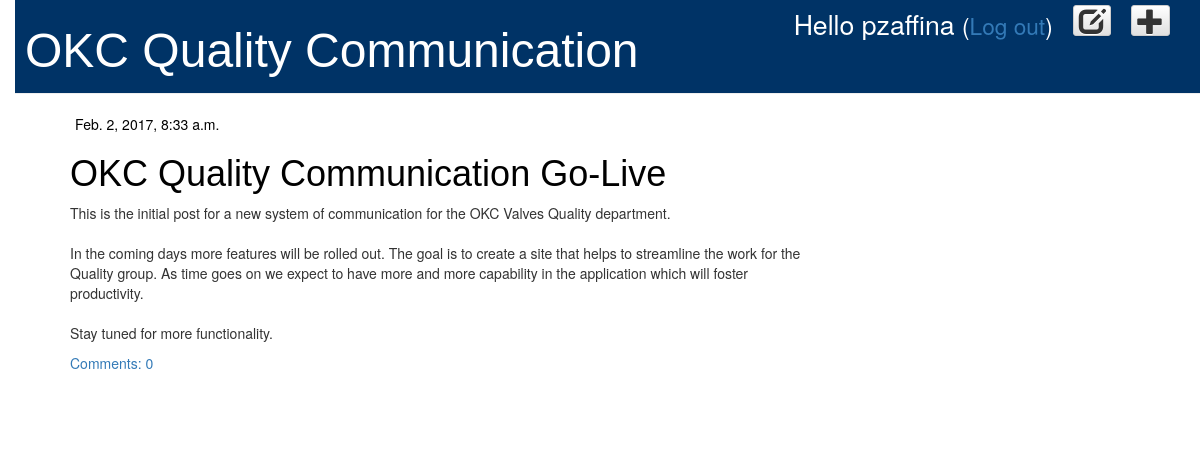
Screenshot of /blog/ (signed in) with the database file from the repository.
### blog/models.py (models this page shows, shortened)
class Post(models.Model):
    author = models.ForeignKey('auth.User')
    title = models.CharField(max_length=200)
    text = models.TextField()
    created_date = models.DateTimeField(default=timezone.now)
    published_date = models.DateTimeField(blank=True, null=True)
    def approved_comments(self):
        return self.comments.filter(approved_comment=True)

### blog/views.py (the view)
# urls.py: url(r'^blog/$', views.post_list, name='post_list'),
def post_list(request):
    posts = Post.objects.filter(published_date__lte=timezone.now()).order_by('published_date')
    return render(request, 'blog/post_list.html', {'posts': posts})

### blog/templates/blog/post_list.html
{% extends 'blog/base.html' %}
{% block content %}
    {% for post in posts %}
        <div class="post">
            <div class="date">
                {{ post.published_date }}
            </div>
            <h1><a href="{% url 'post_detail' pk=post.pk %}">{{ post.title }}</a></h1>
            <p>{{ post.text|linebreaksbr }}</p>
            <a href="{% url 'post_detail' pk=post.pk %}">Comments: {{ post.approved_comments.count }}</a>
        </div>
    {% endfor %}
{% endblock %}

### blog/templates/blog/base.html (shortened to what this page needs)
{% load staticfiles %}
<html>
    <head>
        <link rel="stylesheet" href="//maxcdn.bootstrapcdn.com/bootstrap/3.2.0/css/bootstrap.min.css">
        <link rel="stylesheet" href="//maxcdn.bootstrapcdn.com/bootstrap/3.2.0/css/bootstrap-theme.min.css">
        <link rel="stylesheet" href="{% static 'css/blog.css' %}">
    </head>
    <body>
        <div class="page-header">
            {% if user.is_authenticated %}
                <a class="top-menu btn btn-xs btn-default" href="{% url 'post_new' %}"><span class="glyphicon glyphicon-plus"></span></a>
                <a class="top-menu btn btn-xs btn-default" href="{% url 'post_draft_list' %}" ><span class="glyphicon glyphicon-edit"></span></a>
                <p class="top-menu greeting">Hello {{ user.username }} <small>(<a href="{% url 'logout' %}">Log out</a>)</small></p>
            {% else %}
                <a class="top-menu btn btn-xs btn-default" href="{% url 'login' %}" ><span class="glyphicon glyphicon-edit"></span></a>
            {% endif %}
            <h1><a href="/">OKC Quality Communication</a></h1>
        </div>
        <div class="content container">
            <div class="row">
                <div class="col-md-8">
                    {% block content %}
                    {% endblock %}
                </div>
            </div>
        </div>
    </body>
</html>

### default/static/css0/blog.css (style rules this page uses)
h1 a { color: #000000; font-family: sans-serif; }
body { padding-left: 15px; }
.page-header { background-color: #003366; margin-top: 0; padding: 5px 10px 5px 10px; }
.page-header h1, .page-header h1 a, .page-header h1 a:visited, .page-header h1 a:active { color: #ffffff; font-size: 36pt; text-decoration: none; }
.content { margin-left: 40px; }
h1, h2, h3, h4 { font-family: sans-serif; }
.date { color: #000000; padding: 0px 0px 0px 5px; }
.top-menu, .top-menu:hover, .top-menu:visited { color: #333; float: right; font-size: 20pt; margin-right: 20px; }
.post { margin-bottom: 70px; }
.post h1 a, .post h1 a:visited { color: #000000; }
.top-menu.greeting { color: white; }

### rows the page displays
Post: published_date "Feb. 2, 2017, 8:33 a.m.", title "OKC Quality Communication Go-Live", text "This is the initial post for a new system of communication for the OKC Valves Quality department. In the coming days more features will be rolled out. The goal is to create a site that helps to streamline the work for the Quality group. As time goes on we expect to have more and more capability in the application which will foster productivity. Stay tuned for more functionality.", approved_comments.count "0"

### other values shown
{{ user.username }} "pzaffina"
